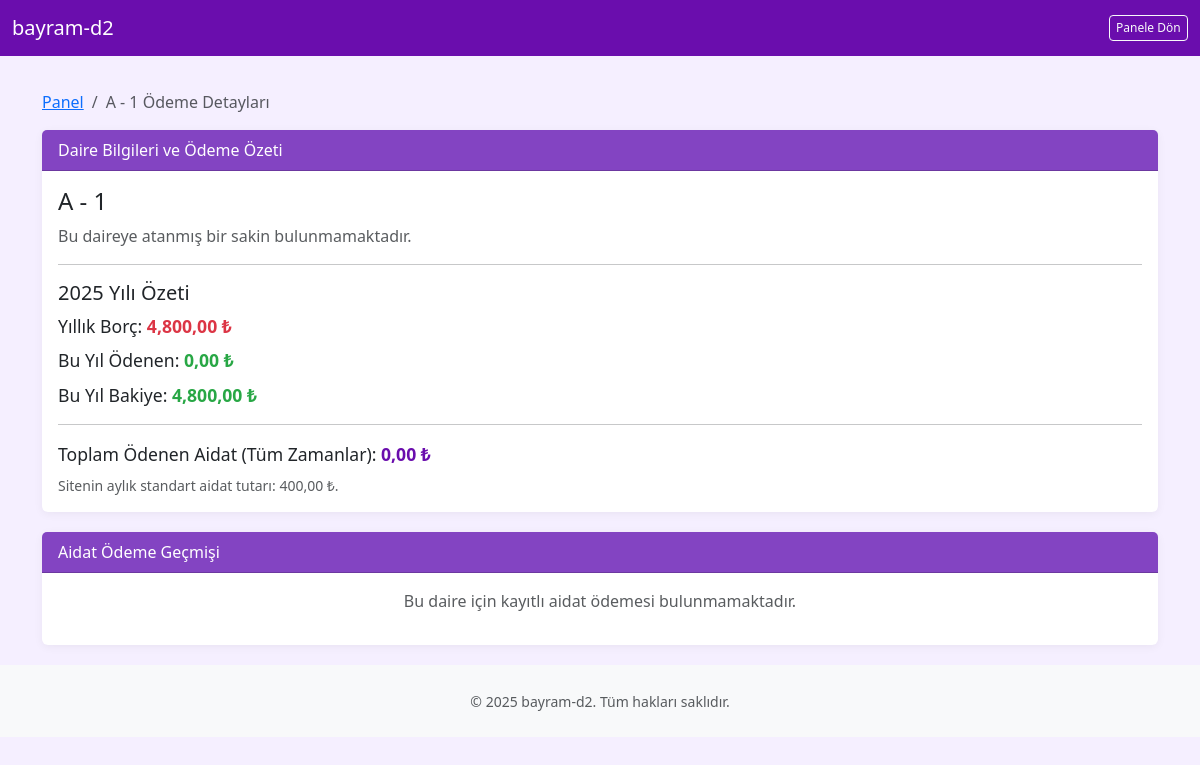
The page /odeme-detay/daire/1/ (signed in) on the database its author committed.
### yonetim/models.py (models this page shows, shortened)
class Site(models.Model):
    ad = models.CharField(max_length=100, verbose_name=_("Site Adı / Site Name"))
    adres = models.CharField(max_length=255, verbose_name=_("Adres / Address"))
    kod = models.CharField(max_length=8, unique=True, verbose_name=_("Site Kodu / Site Code"))
    yonetici = models.ForeignKey(Kullanici, on_delete=models.CASCADE, verbose_name=_("Yönetici / Manager"))
    yonetici_tel = models.CharField(max_length=20, blank=True, null=True, verbose_name=_("Yönetici Telefon / Manager Phone"))
    aidat_miktari = models.DecimalField(max_digits=10, decimal_places=2, null=True, blank=True, verbose_name=_("Aylık Aidat Miktarı"))

class Daire(models.Model):
    blok = models.ForeignKey(Blok, on_delete=models.CASCADE, related_name='daireler')
    daire_no = models.CharField(max_length=10, verbose_name=_("Daire No / Flat Number")) # Örn: "1", "2A", "15"
    kullanici = models.ForeignKey(Kullanici, on_delete=models.SET_NULL, null=True, blank=True, related_name='daireler', verbose_name=_("Sakin / Resident"))
    telefon_no = models.CharField(max_length=20, blank=True, verbose_name=_("Telefon No / Phone Number"))
    @property
    def daire_tam_adi(self):
        return f"{self.blok.ad} - {self.daire_no}"
    class Meta:
        pass

class Blok(models.Model):
    site = models.ForeignKey(Site, on_delete=models.CASCADE, related_name='bloklar')
    ad = models.CharField(max_length=50, verbose_name=_("Blok Adı / Block Name"))
    class Meta:
        ordering = ['ad']

### yonetim/views.py (the view)
# urls.py: path('odeme-detay/daire/<int:daire_id>/', views.daire_odeme_detay, name='daire_odeme_detay'),
@login_required
def daire_odeme_detay(request, daire_id):
    try:
        daire_obj = get_object_or_404(Daire.objects.select_related('blok__site', 'kullanici'), # daire -> daire_obj
                                  id=daire_id, blok__site__kod=request.user.site_kodu)
    except Daire.DoesNotExist:
        messages.error(request, "Belirtilen daire bulunamadı veya erişim yetkiniz yok.")
        return redirect('yonetim:panel')
    if not (request.user.is_yonetici or (daire_obj.kullanici == request.user)): # daire -> daire_obj
        messages.error(request, "Bu ödeme detaylarını görüntüleme yetkiniz yok.")
        return redirect('yonetim:panel')
    site_obj = daire_obj.blok.site # site -> site_obj
    aidatlar = Aidat.objects.filter(daire=daire_obj).order_by('-tarih', '-id') # daire -> daire_obj
    toplam_odenen_aidat_tum_zamanlar = aidatlar.aggregate(toplam=Sum('tutar'))['toplam'] or Decimal('0.00')
    current_year = timezone.now().year
    yillik_aidat_borcu_daire = Decimal('0.00')
    if site_obj.aidat_miktari:
        yillik_aidat_borcu_daire = site_obj.aidat_miktari * 12
    start_of_year = date(current_year, 1, 1)
    end_of_year = date(current_year, 12, 31)
    odenen_bu_yil_daire = Aidat.objects.filter(
        daire=daire_obj, tarih__gte=start_of_year, tarih__lte=end_of_year # daire -> daire_obj
    ).aggregate(toplam_odenen=Sum('tutar'))['toplam_odenen'] or Decimal('0.00')
    bakiye_bu_yil_daire = yillik_aidat_borcu_daire - odenen_bu_yil_daire
    context = {
        'daire_nesnesi': daire_obj, # daire -> daire_obj
        'aidatlar': aidatlar,
        'toplam_odenen_tum_zamanlar_daire': toplam_odenen_aidat_tum_zamanlar,
        'yillik_aidat_borcu_daire': yillik_aidat_borcu_daire,
        'odenen_bu_yil_daire': odenen_bu_yil_daire,
        'bakiye_bu_yil_daire': bakiye_bu_yil_daire,
        'current_year': current_year,
        'site': site_obj, # site -> site_obj
    }
    return render(request, 'yonetim/daire_odeme_detay.html', context)

### yonetim/templates/yonetim/daire_odeme_detay.html (shortened to what this page needs)
{% load humanize static %}
<!DOCTYPE html>
<html lang="tr">
<head>
    <link href="https://cdn.jsdelivr.net/npm/bootstrap@5.3.2/dist/css/bootstrap.min.css" rel="stylesheet" />
    <link rel="stylesheet" href="https://cdnjs.cloudflare.com/ajax/libs/font-awesome/6.0.0-beta3/css/all.min.css">
</head>
<body>
    <nav class="navbar navbar-expand-lg navbar-dark fixed-top">
        <div class="container-fluid">
            <a class="navbar-brand" href="{% url 'yonetim:panel' %}">{{ site.ad }}</a>
            <div class="ms-auto">
                 <a href="{% url 'yonetim:panel' %}" class="btn btn-outline-light btn-sm">Panele Dön</a>
            </div>
        </div>
    </nav>
    <div class="container container-detay">
        <div class="row">
            <div class="col-12">
                <nav aria-label="breadcrumb">
                    <ol class="breadcrumb">
                        <li class="breadcrumb-item"><a href="{% url 'yonetim:panel' %}">Panel</a></li>
                        <li class="breadcrumb-item active" aria-current="page">{{ daire_nesnesi.daire_tam_adi }} Ödeme Detayları</li>
                    </ol>
                </nav>
                <div class="card">
                    <div class="card-header">
                        Daire Bilgileri ve Ödeme Özeti
                    </div>
                    <div class="card-body">
                        <h4 class="card-title">{{ daire_nesnesi.daire_tam_adi }}</h4>
                        {% if daire_nesnesi.kullanici %}
                        <p class="card-text"><strong>Sakin:</strong> {{ daire_nesnesi.kullanici.get_full_name }}</p>
                        {% else %}
                        <p class="card-text text-muted">Bu daireye atanmış bir sakin bulunmamaktadır.</p>
                        {% endif %}
                        <hr>
                        <h5>{{ current_year }} Yılı Özeti</h5>
                        <div class="summary-item">
                            Yıllık Borç: <strong class="text-negative">{{ yillik_aidat_borcu_daire|floatformat:2|intcomma }} ₺</strong>
                        </div>
                        <div class="summary-item">
                            Bu Yıl Ödenen: <strong class="text-positive">{{ odenen_bu_yil_daire|floatformat:2|intcomma }} ₺</strong>
                        </div>
                        <div class="summary-item">
                            Bu Yıl Bakiye:
                            <strong class="{% if bakiye_bu_yil_daire >= 0 %}text-positive{% else %}text-negative{% endif %}">
                                {{ bakiye_bu_yil_daire|floatformat:2|intcomma }} ₺
                            </strong>
                        </div>
                        <hr>
                        <div class="summary-item">
                            Toplam Ödenen Aidat (Tüm Zamanlar): <strong>{{ toplam_odenen_tum_zamanlar_daire|floatformat:2|intcomma }} ₺</strong>
                        </div>
                         {% if site.aidat_miktari %}
                            <div class="text-muted small mt-2">
                                Sitenin aylık standart aidat tutarı: {{ site.aidat_miktari|floatformat:2|intcomma }} ₺.
                            </div>
                        {% else %}
                             <div class="text-muted small mt-2">
                                Site için aylık standart bir aidat tutarı belirlenmemiş. Yıllık borç ve bakiye bilgileri bu nedenle 0 TL olarak görünebilir.
                            </div>
                        {% endif %}
                    </div>
                </div>
                <div class="card">
                    <div class="card-header">
                        Aidat Ödeme Geçmişi
                    </div>
                    <div class="card-body">
                        {% if aidatlar %}
                        <div class="table-responsive">
                            <table class="table table-striped table-hover table-sm">
                                <thead class="sticky-header">
                                    <tr>
                                        <th>Ödeme Tarihi</th>
                                        <th>Tutar</th>
                                        <th>Açıklama</th>
                                        <th>Makbuz</th>
                                        <th>İşlemler</th>
                                    </tr>
                                </thead>
                                <tbody>
                                    {% for aidat in aidatlar %}
                                    <tr>
                                        <td>{{ aidat.tarih|date:"d F Y" }}</td>
                                        <td class="text-end">{{ aidat.tutar|floatformat:2|intcomma }} ₺</td>
                                        <td>{{ aidat.aciklama|default:"-" }}</td>
                                        <td>
                                            {% if aidat.makbuz %}
                                            <a href="{{ aidat.makbuz.url }}" target="_blank" class="btn btn-sm btn-outline-info py-0 px-1" style="font-size:0.75rem;">
                                                Gör
                                            </a>
                                            {% else %}
                                            <span class="text-muted">-</span>
                                            {% endif %}
                                        </td>
                                        <td>
                                            {% if request.user.is_yonetici or request.user == daire_nesnesi.kullanici %}
                                            <a href="{% url 'yonetim:aidat_update' aidat.id %}" class="btn btn-sm btn-outline-warning py-0 px-1" style="font-size:0.75rem;"><i class="fas fa-edit"></i></a>
                                            <a href="{% url 'yonetim:aidat_delete' aidat.id %}" class="btn btn-sm btn-outline-danger py-0 px-1" style="font-size:0.75rem;"><i class="fas fa-trash-alt"></i></a>
                                            {% endif %}
                                        </td>
                                    </tr>
                                    {% endfor %}
                                </tbody>
                            </table>
                        </div>
                        {% else %}
                        <p class="text-center text-muted">Bu daire için kayıtlı aidat ödemesi bulunmamaktadır.</p>
                        {% endif %}
                    </div>
                </div>
            </div>
        </div>
    </div>
    <footer class="py-4 mt-auto text-center text-muted" style="background-color: #f8f9fa;">
        <small>&copy; {% now "Y" %} {{ site.ad }}. Tüm hakları saklıdır.</small>
    </footer>
</body>
</html>

### yonetim/templates/yonetim/daire_odeme_detay.html (style rules this page uses)
:root { --theme-primary-purple: #6a0dad; --theme-light-purple-accent: #8344c2; --theme-very-light-purple-bg: #f5efff; --text-green: #28a745; --text-red: #dc3545; }
body { background: var(--theme-very-light-purple-bg); font-family: "Segoe UI", Tahoma, Geneva, Verdana, sans-serif; padding-top: 70px; }
.navbar { background-color: var(--theme-primary-purple); }
.navbar .navbar-brand, .navbar .nav-link { color: #fff; }
.container-detay { margin-top: 20px; }
.card { margin-bottom: 20px; box-shadow: 0 2px 10px rgba(0,0,0,0.05); border: none; }
.card-header { background-color: var(--theme-light-purple-accent); color: white; font-weight: 500; }
.summary-item { font-size: 1.1rem; margin-bottom: 0.5rem; }
.summary-item strong.text-positive { color: var(--text-green); }
.summary-item strong.text-negative { color: var(--text-red); }
.summary-item strong { color: var(--theme-primary-purple); }
.btn-sm { padding: .2rem .4rem; font-size: .75rem; }

### rows shown on the page
Site: ad "bayram-d2", aidat_miktari "400,00"
Daire: daire_tam_adi "A - 1"

### other values the page prints
{{ yillik_aidat_borcu_daire|floatformat:2|intcomma }} "4,800,00"
{{ odenen_bu_yil_daire|floatformat:2|intcomma }} "0,00"
{{ bakiye_bu_yil_daire|floatformat:2|intcomma }} "4,800,00"
{{ toplam_odenen_tum_zamanlar_daire|floatformat:2|intcomma }} "0,00"
